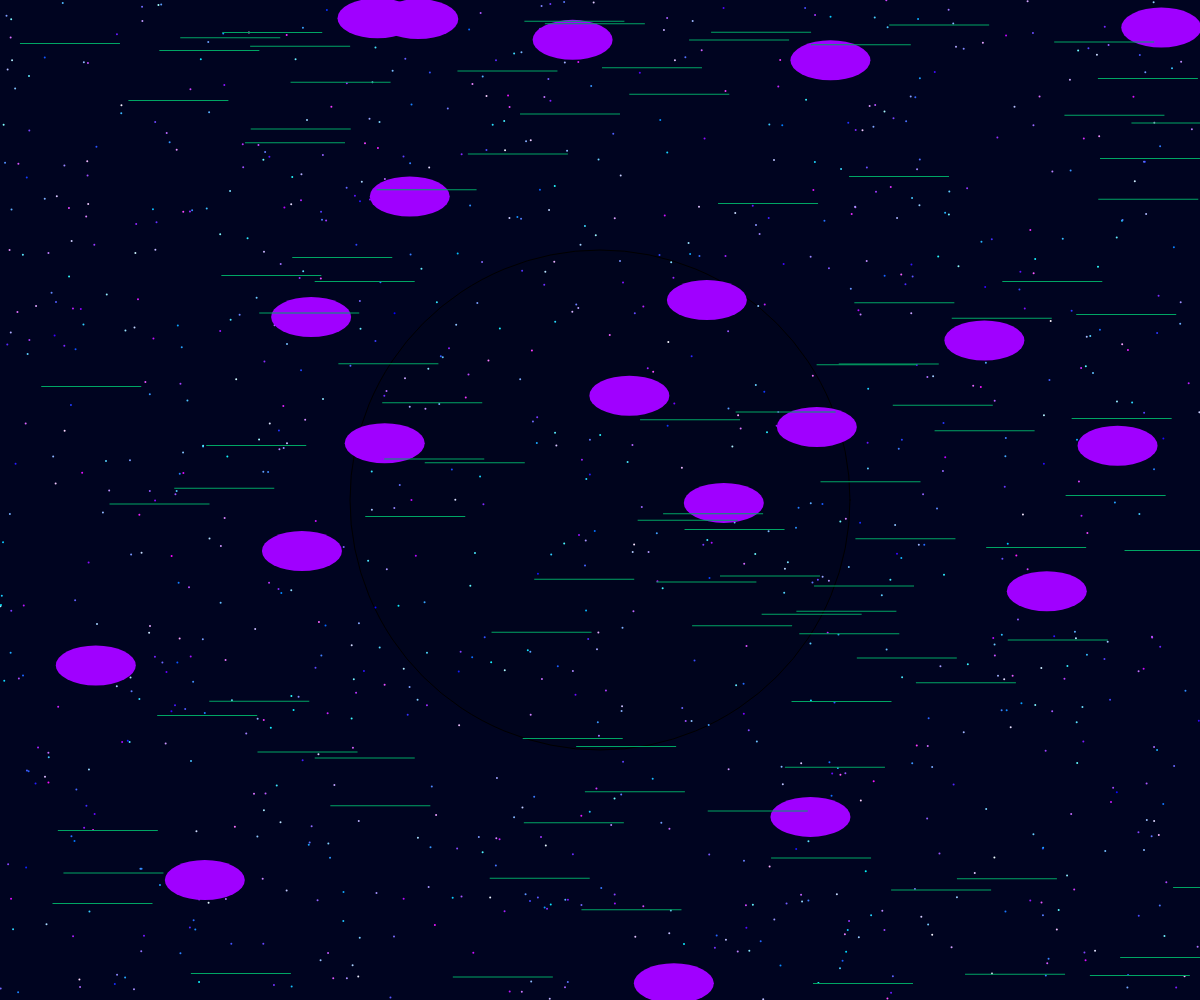
Frame 1 (no input)
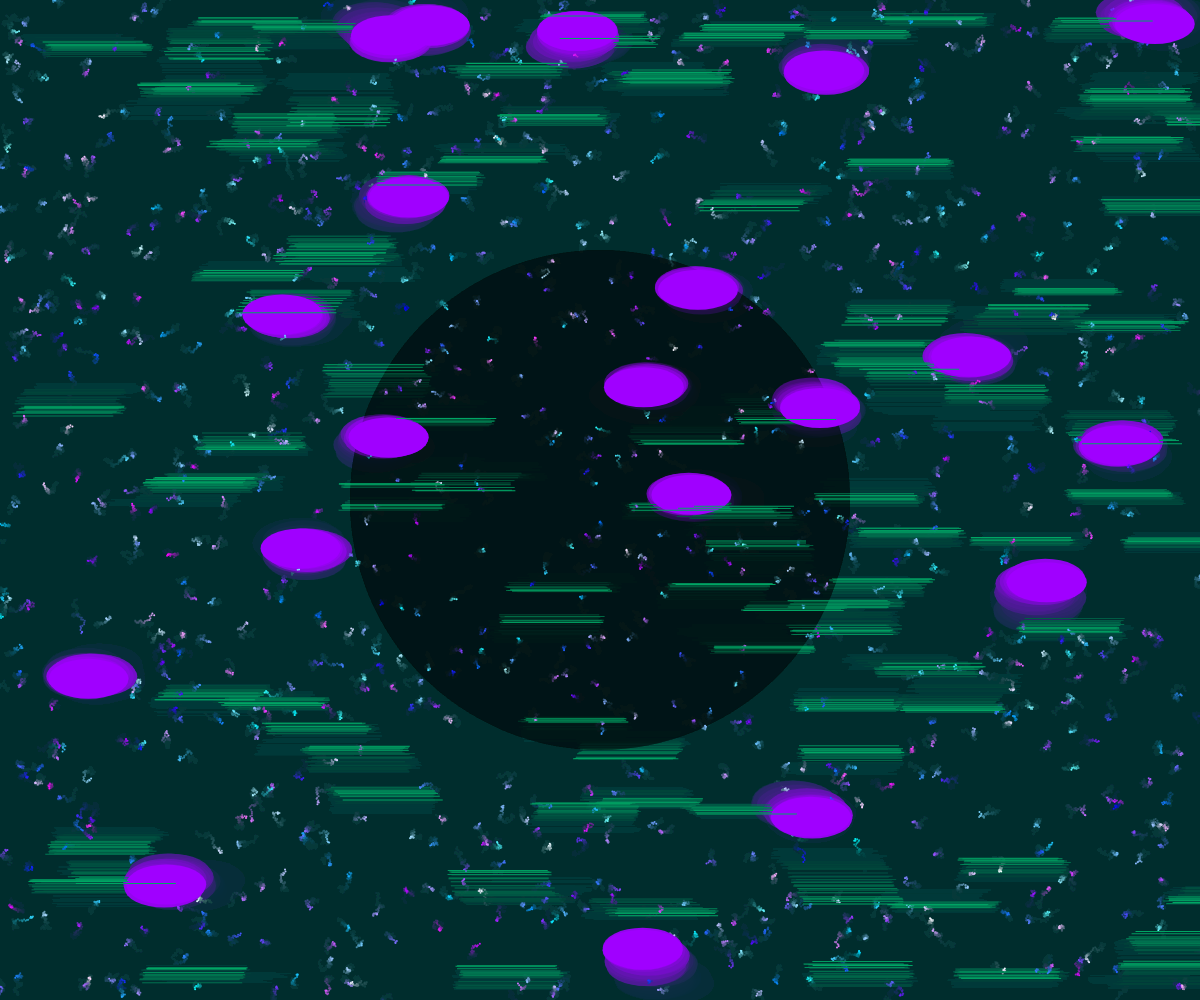
Frame 60 (no input)
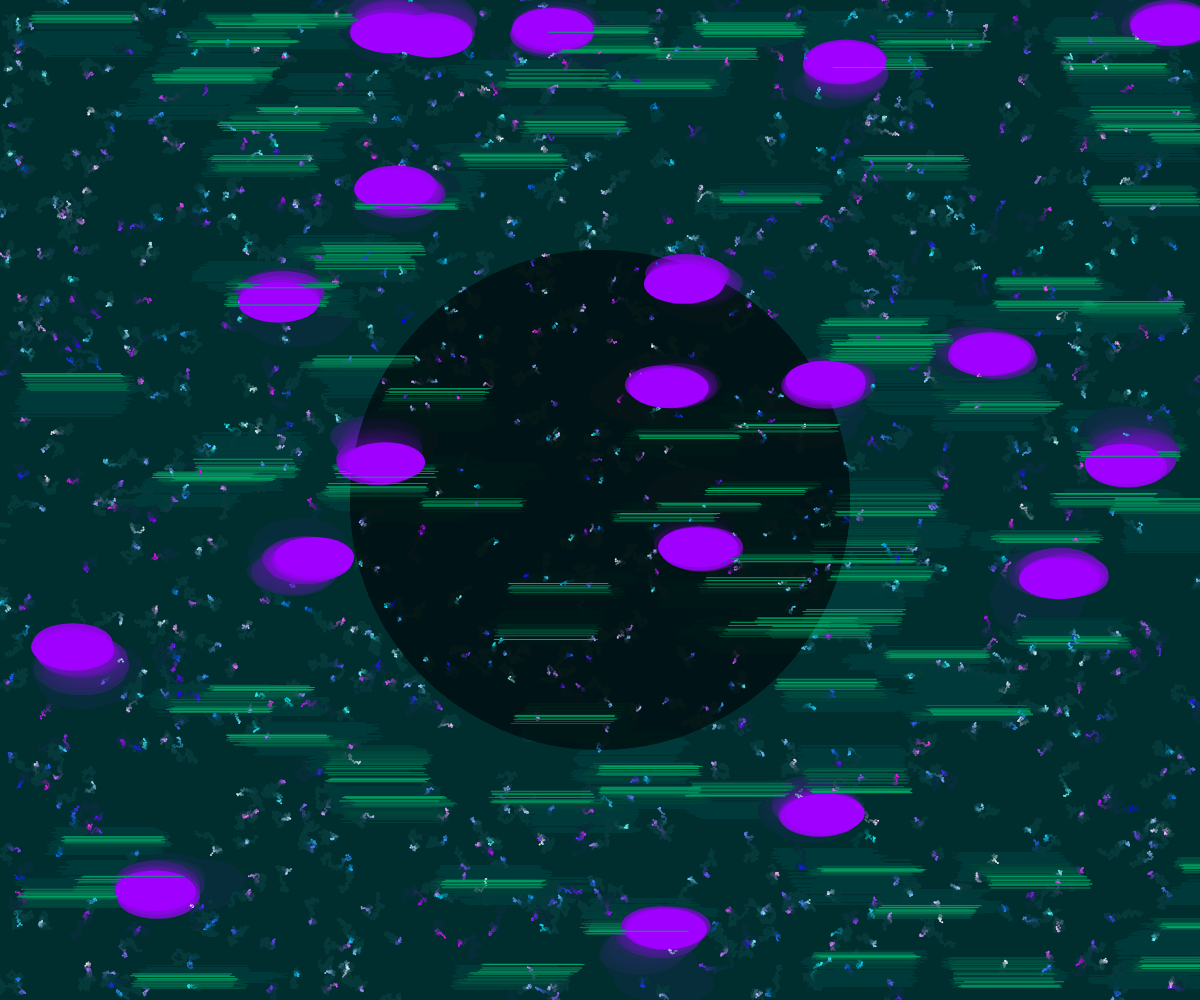
Frame 120 (the mouse pressed at the canvas centre since frame 60)

The p5.js sketch that drew these frames (run headless with seeded random() and noise() and a simulated clock; from frame 60 on, the mouse is pressed at the canvas centre):

// p5.js sketch
// ── sketch.js
let plankton = [];
let fish1;
let school = [];
let weed = [];

function setup() {
  createCanvas(windowWidth, windowHeight);
  background(0, 0, 30);

  for(s = 0; s < 1000; s ++){
    let x = random(0, width);
    let y = random(0, height);
    let r = random(0, 255);
    let g = random(0, 255);
    let b = random(0, 255);
    plankton[s] = new Krill(x, y, r, g, 255);
  }
  
  for(w = 0; w < 100; w ++){ 
    let rx = random(15, width - 15);
    let ry = random(15, height - 15);
    let rr = random(10, 50)
    weed[w] = new Seaweed(rx, ry, rr);
  }

  for(c = 0; c < 20; c ++){ 
    let rx = random(15, width - 15);
    let ry = random(15, height - 15);
    let rr = random(10, 50)
    school[c] = new Fish(rx, ry, rr);
  }

}

function windowResized(){
  resizeCanvas(windowWidth, windowHeight);
}

class Krill {
  constructor(x, y, r, g, b) {
    this.x = x;
    this.y = y;
    this.r = r;
    this.g = g;
    this.b = b;
  }

  step() {
    this.x += random(-2, 2);
    this.y += random(-2, 2);
  }

  path() {
    strokeWeight(2);
    stroke(this.r, this.g, this.b);
    point(this.x, this.y);
  }
}

class Fish {
  constructor(x, y, r) {
    this.x = x;
    this.y = y;
    this.r = r;
  }

  move() {
    this.x += random(-4, 4);
    this.y += random(-4, 4);
  }

  show() {
    fill(160, 0, 255);
    noStroke();
    ellipse(this.x, this.y, 80, 40);
  }

  edges() {
    if (this.x < 15) {
      this.x = 15;
    } else if (this.x > width - 15) {
      this.x = width - 15;
    }
    if (this.y < 15) {
      this.y = 15;
    } else if (this.y > height - 15) {
      this.y = height - 15;
    }
  }
}

class Seaweed {
  constructor(x, y, r) {
    this.x = x;
    this.y = y;
    this.r = r;
  }

  move() {
    this.x += random(-4, 4);
    this.y += random(-4, 4);
  }

  show() {
    fill(0, 165, 100);
    noStroke();
    rect(this.x, this.y, 100, 1);
  }

  edges() {
    if (this.x < 15) {
      this.x = 15;
    } else if (this.x > width - 15) {
      this.x = width - 15;
    }
    if (this.y < 15) {
      this.y = 15;
    } else if (this.y > height - 15) {
      this.y = height - 15;
    }
  }
}

function draw() {
  background(0, 50, 50, 20);
  fill(0, 25)
  ellipse(windowWidth/2, windowHeight/2, 500, 500)
  for(let x = 0; x < plankton.length; x++){
    plankton[x].step();
    plankton[x].path();
  }

  for(let x = 0; x < school.length; x++){
    school[x].move();
    school[x].show();
    school[x].edges();
  }
  
  for(let x = 0; x < weed.length; x++){
    weed[x].move();
    weed[x].show();
    weed[x].edges();
  }
}
